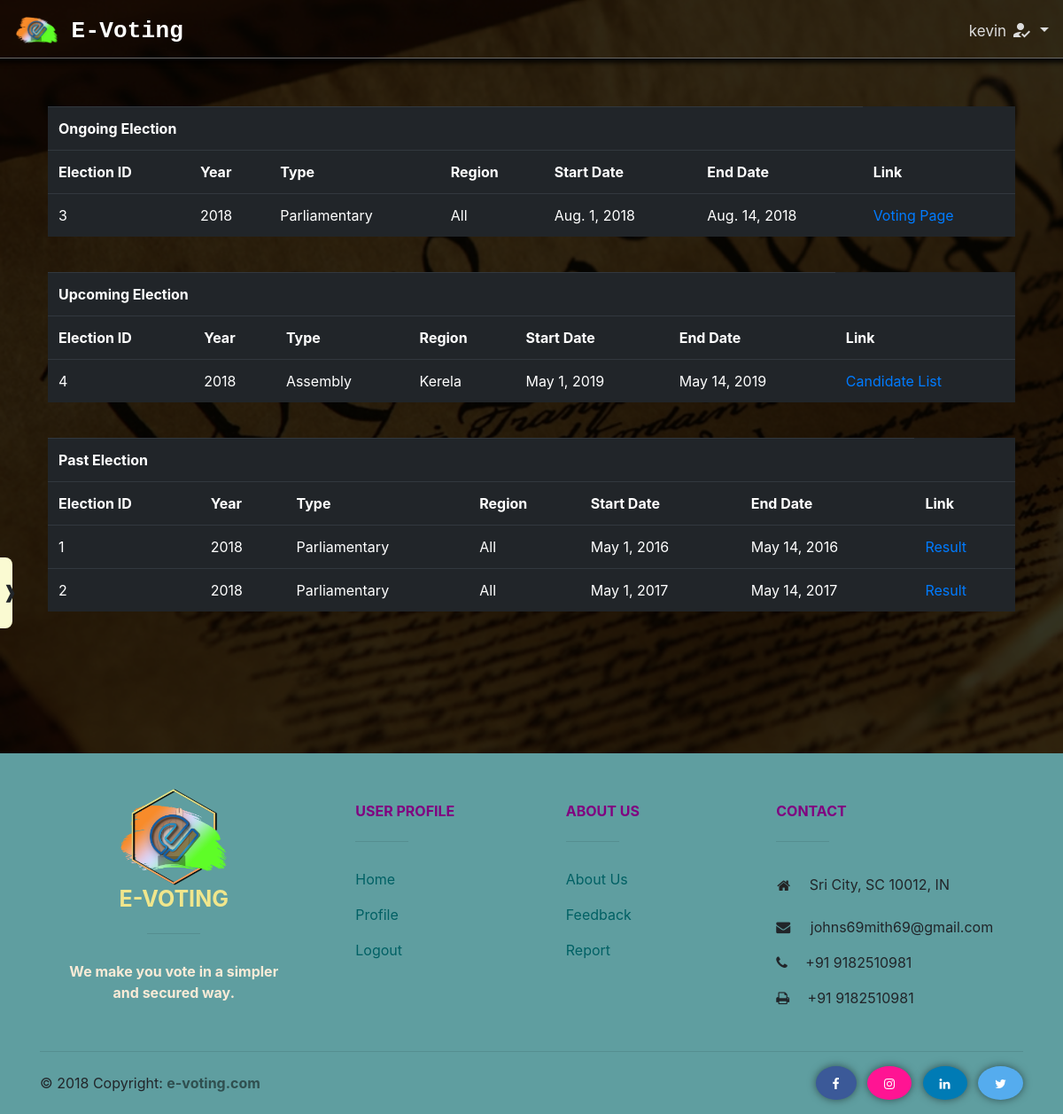
Screenshot of /home/ (signed in) with the database file from the repository.
### organiser_app/models.py (models this page shows, shortened)
class Election(models.Model):
    election_type=models.CharField(choices=election_options,null=False,max_length=1,default="Parliamentary")
    election_id=models.AutoField(primary_key=True)
    election_year=models.CharField(null=False,choices=YEARS,default=2018,max_length=6)
    date_of_start=models.DateField(null=False)
    date_of_end=models.DateField(null=False)
    status=models.CharField(choices=statuses,max_length=2,default='0')
    candidates = models.ManyToManyField(to=Candidate)

class Election_region(models.Model):
    election=models.ForeignKey(Election,on_delete=models.CASCADE)
    region=models.CharField(choices=region_options_e,null=False,max_length=10)

### evoting/decoraters.py (the view)
    def wrapping_func(request, *args, **kwrds):
        if request.user.is_authenticated:
            if not hasattr(request.user, 'voters_profile'):
                return redirect('organiser_app:mainpage')
            else:
                return func(request, *args, **kwrds)
        else:
            return func(request, *args, **kwrds)

### evoting/decoraters.py (called while the page is built)
def voter_home(func):
    def wrapping_func(request, *args, **kwrds):
        if request.user.is_authenticated:
            if not hasattr(request.user, 'voters_profile'):
                return redirect('organiser_app:mainpage')
            else:
                return func(request, *args, **kwrds)
        else:
            return func(request, *args, **kwrds)
    return wrapping_func

### evoting/views.py (called while the page is built)
@decoraters.voter_home
def home(request):
    elections = Election.objects.all()
    changer={'P':'Parliamentary','A':'Assembly'}
    for election in elections:
        election.election_type = changer[election.election_type]
    for election in elections:
        region = Election_region.objects.get(election=election.election_id).region
        election.region = region
    context = {'elections': elections, 'username': request.user}
    return render(request, 'voters/home.html', context = context)

### templates/voters/home.html (shortened to what this page needs)
{% extends 'voters/base.html' %}
{% load staticfiles %}
{% block body %}
    {%  if user.is_authenticated  %}
        <div class="container mt-5" style="padding: 2%; margin-bottom: 10%">
            <br>
            <br>
            <table class="table table-dark">
                <tr>
                    <th  colspan="6">Ongoing Election</th>
                </tr>
                <tr>
                    <th>Election ID</th>
                    <th>Year</th>
                    <th>Type</th>
                    <th>Region</th>
                    <th>Start Date</th>
                    <th>End Date</th>
                    <th>Link</th>
                </tr>
                {%  for election in elections  %}
                    {%  if election.status == '1'  %}
                        <tr>
                            <td>{{ election.election_id }}</td>
                            <td>{{ election.election_year }}</td>
                            <td>{{ election.election_type }}</td>
                            <td>{{ election.region }}</td>
                            <td>{{ election.date_of_start }}</td>
                            <td>{{ election.date_of_end }}</td>
                            <td><a href="{% url 'trail.election' election.election_id %}">Voting Page</a></td>
                        </tr>
                    {%  endif  %}
                {%  endfor  %}
            </table>
            <br>
            <table class="table table-dark">
                <tr>
                    <th colspan="6">Upcoming Election</th>
                </tr>
                <tr>
                    <th>Election ID</th>
                    <th>Year</th>
                    <th>Type</th>
                    <th>Region</th>
                    <th>Start Date</th>
                    <th>End Date</th>
                    <th>Link</th>
                </tr>
                {%  for election in elections  %}
                    {%  if election.status == '0'  %}
                        <tr>
                            <td>{{ election.election_id }}</td>
                            <td>{{ election.election_year }}</td>
                            <td>{{ election.election_type }}</td>
                            <td>{{ election.region }}</td>
                            <td>{{ election.date_of_start }}</td>
                            <td>{{ election.date_of_end }}</td>
                            <td><a href="{% url 'trail.election' election.election_id %}">Candidate List</a></td>
                        </tr>
                    {%  endif  %}
                {%  endfor  %}
            </table>
            <br>
            <table class="table table-dark">
                <tr>
                    <th colspan="6">Past Election</th>
                </tr>
                <tr>
                    <th>Election ID</th>
                    <th>Year</th>
                    <th>Type</th>
                    <th>Region</th>
                    <th>Start Date</th>
                    <th>End Date</th>
                    <th>Link</th>
                </tr>
                {%  for election in elections  %}
                    {%  if election.status == '2'  %}
                        <tr>
                            <td>{{ election.election_id }}</td>
                            <td>{{ election.election_year }}</td>
                            <td>{{ election.election_type }}</td>
                            <td>{{ election.region }}</td>
                            <td>{{ election.date_of_start }}</td>
                            <td>{{ election.date_of_end }}</td>
                            <td><a href="{% url 'resultpage' election.election_id %}">Result</a></td>
                        </tr>
                    {%  endif  %}
                {%  endfor  %}
            </table>
        </div>
    {%  endif  %}
{% endblock body %}

### templates/voters/base.html (shortened to what this page needs)
<!doctype html>
{% load staticfiles %}
<html lang="en">
<head>
    <link rel="stylesheet" href="https://stackpath.bootstrapcdn.com/bootstrap/4.1.3/css/bootstrap.min.css"
>
    <link rel="stylesheet" href="https://use.fontawesome.com/releases/v5.5.0/css/all.css">
    <link rel="stylesheet" href="https://cdnjs.cloudflare.com/ajax/libs/font-awesome/4.7.0/css/font-awesome.min.css">
    <link rel="stylesheet" href="{% static 'register/stylesheet/styles.css' %}">
    <link rel="stylesheet" href="{% static 'login/style/styles.css' %}">
    <link rel="stylesheet" href="{% static 'base/style/styles.css' %}">
    <link rel="stylesheet" href="{% static 'login/style/stylesheet.css' %}">
    <link rel="stylesheet" href="{% static 'password_reset/stylesheet/styles.css' %}">
    <link rel="stylesheet" href="{% static 'home/styles/styles.css' %}">
</head>
<body style="background-image: url('{% static 'base/imgs/evoting-bg-02.jpg' %}'); background-size: cover; overflow: hidden;">
<div class="menu_bar_disp" id="menu_bar_display_open">
    <p id="menu_bar_open_close">&#10097;</p>
</div>
<div id="nav_bar_div">
    <nav class="navbar navbar-dark" id="nav_bar">
        <a class="navbar-brand" href="{% url 'evoting-home' %}">
            <img src="{% static 'home/imgs/logo.png' %}" class="home_img">
            <span class="evoting_txt" id="evoting">E-Voting</span>
        </a>
        <ul class="navbar-nav">
            <li class="nav-item dropdown">
                <a class="nav-link dropdown-toggle" href="#" id="navbardrop" data-toggle="dropdown">
                    {% if user.is_authenticated %}
                        {{ user.username }}
                        <i class="material-icons" style="position: relative; top:5px">how_to_reg</i>
                    {% else %}
                        <i class="material-icons md-24" style="position: relative; top:4px">portrait</i>
                    {% endif %}
                </a>
            </li>
        </ul>
    </nav>
</div>
{% block body %}{% endblock body %}
<footer class="page-footer font-small mdb-color pt-4 footer-content">
    <div class="container text-center text-md-left">
        <div class="row text-center text-md-left mt-3 pb-3 footer_links">
            <div class="col-md-3 col-lg-3 col-xl-3 mx-auto" style="text-align: center">
                <div style="display: inline-block">
                    <a href="{% url 'evoting-home' %}">
                        <img src="{% static 'base/imgs/footer_logo.png' %}">
                        <h6 class="text-uppercase mb-4 font-weight-bold" style="font-size: 25px; color: khaki">E-VOTING</h6>
                    </a>
                </div><br>
                <hr class="mb-4 mt-0 d-inline-block" style="width: 60px;">
                <p style="color: antiquewhite; font-weight: bold">We make you vote in a simpler and secured way.</p>
            </div>
            <div class="col-md-2 col-lg-2 col-xl-2 mx-auto mt-3">
                <h6 class="text-uppercase mb-4 font-weight-bold" style="color: purple">User Profile</h6>
                <hr class="mb-4 mt-0 d-inline-block" style="width: 60px;">
                <p>
                    <a href="{% url 'evoting-home' %}">Home</a>
                </p>
                {% if user.is_authenticated %}
                    <p>
                        <a href="{% url 'evoting-user-profile' %}">Profile</a>
                    </p>
                    <p>
                        <a href="{% url 'evoting-logout' %}">Logout</a>
                    </p>
                {% endif %}
            </div>
            <div class="col-md-3 col-lg-2 col-xl-2 mx-auto mt-3">
                <h6 class="text-uppercase mb-4 font-weight-bold" style="color: purple">About Us</h6>
                <hr class="mb-4 mt-0 d-inline-block" style="width: 60px;">
                <p>
                    <a href="">About Us</a>
                </p>
                <p>
                    <a href="{% url 'charts:feedback' %}">Feedback</a>
                </p>
                <p>
                    <a href="{% url 'charts:report' %}">Report</a>
                </p>
            </div>
            <div class="col-md-4 col-lg-3 col-xl-3 mx-auto mt-3">
                <h6 class="text-uppercase mb-4 font-weight-bold" style="color: purple">Contact</h6>
                <hr class="mb-4 mt-0 d-inline-block" style="width: 60px;">
                <p>
                    <button type="button" class="btn" style="width: 20px; background: transparent"
                            data-toggle="modal" data-target="#myModal" data-lat='21.03' data-lng='105.85'>
                        <i class="fa fa-home mr-3 popover-test" role="button"
                           data-content="Popover body content is set in this attribute."
                           onclick="stop_scrolling()"
                           style="position: relative; right: 12px; color: rgb(35, 35, 35)">
                        </i>
                    </button>
                    <span style="position: relative; left: 7px">Sri City, SC 10012, IN</span>
                </p>
                <p>
                    <i class="fa fa-envelope mr-3" ></i>
                    <span style="position: relative; left: 2px">johns69mith69@gmail.com</span>
                </p>
                <p>
                    <i class="fa fa-phone mr-3"></i> +91 9182510981
                </p>
                <p>
                    <i class="fa fa-print mr-3"></i> +91 9182510981
                </p>
            </div>
        </div>
        <hr>
        <div class="row d-flex align-items-center">
            <div class="col-md-7 col-lg-8">
                <p class="text-center text-md-left">© 2018 Copyright:
                    <a href="{% url 'evoting-home' %}" class="footer-copyright">
                        <strong> e-voting.com</strong>
                    </a>
                </p>
            </div>
            <div class="col-md-5 col-lg-4 ml-lg-0">
                <div class="text-center text-md-right">
                    <ul class="list-unstyled list-inline social">
                        <li class="list-inline-item facebook">
                            <a class="btn-floating btn-sm mx-1" href="https://www.facebook.com/">
                                <i class="fa fa-facebook"></i>
                            </a>
                        </li>
                        <li class="list-inline-item instagram">
                            <a class="btn-floating btn-sm mx-1" href="https://www.instagram.com/">
                                <i class="fa fa-instagram"></i>
                            </a>
                        </li>
                        <li class="list-inline-item linked_in">
                            <a class="btn-floating btn-sm mx-1" href="https://www.linkedin.com/">
                                <i class="fa fa-linkedin"></i>
                            </a>
                        </li>
                        <li class="list-inline-item twitter">
                            <a class="btn-floating btn-sm mx-1" href="https://www.twitter.com/">
                                <i class="fa fa-twitter"></i>
                            </a>
                        </li>
                    </ul>
                </div>
            </div>
        </div>
    </div>
</footer>
</body>
</html>

### static/login/style/styles.css (style rules this page uses)
::placeholder { color: #888888; font-size: 20px; letter-spacing: 0.4px; font-family: Corbel; font-weight: bold; text-shadow: 0 0 10px 3px rgba(255, 255, 255, 0.5); }

### static/base/style/styles.css (style rules this page uses)
html { scroll-behavior: smooth; }
body { background-repeat: no-repeat; background-attachment: fixed; background-size: 1400px 650px; z-index: -3; }
.home_img { position: relative; margin-left: 1%; margin-top: 0.8%; top: 2.5%; height: 30px; background: transparent; }
.evoting_txt { position: relative; top: 3px; padding-left: 10px; font-family: "Bitstream Vera Sans Mono", Monaco, "Courier New", Courier, monospace; font-weight: bold; font-size: 26px; color: white; letter-spacing: 0.2px; -webkit-animation: animate_evoting_text; -webkit-animation-duration: 0.75s; animation-name: animate_evoting_text; animation-duration: 0.75s; }
.menu_bar_disp { width: 1.2%; height: 80px; background-color: lightgoldenrodyellow; border-top-right-radius: 8px; border-bottom-right-radius: 8px; z-index: 2; }
#menu_bar_display_open { position: fixed; left: 0; top: 50%; transition:all .5s ease; }
.menu_bar_disp p { position: relative; top: 30%; left: 20%; font-size: 20px; background: none; }
.footer-content { background-color: cadetblue; z-index: 4; }
footer img { width: 120px; }
.footer-copyright { color: darkslategrey; }
.footer_links a { color: #006064; }
.social li { border-radius: 50%; box-shadow: 0 0 10px 0 rgba(0, 0, 0, 0.5); padding: 2%; }
.social a { color: white; }
.social .facebook { background: #3B5998; }
.social .twitter { background: #55ACEE; }
.social .instagram { background: deeppink; }
.social .linked_in { background: #007bb5; }
#nav_bar_div { position: fixed; width: 100%; top: 0; box-shadow: 0 0 5px 5px rgba(0, 0, 0, 0.8); z-index: 1; transition:all .5s ease; }
#nav_bar { border-bottom: 0.5px solid dimgray; }
#navbardrop { font-size: 17px; color: gainsboro; }
.footer_links .fa-home { cursor: pointer; }

### rows the page displays
Election: election_id "3", election_year "2018", election_type "Parliamentary", region "All", date_of_start "Aug. 1, 2018", date_of_end "Aug. 14, 2018"
Election: election_id "4", election_year "2018", election_type "Assembly", region "Kerela", date_of_start "May 1, 2019", date_of_end "May 14, 2019"
Election: election_id "1", election_year "2018", election_type "Parliamentary", region "All", date_of_start "May 1, 2016", date_of_end "May 14, 2016"
Election: election_id "2", election_year "2018", election_type "Parliamentary", region "All", date_of_start "May 1, 2017", date_of_end "May 14, 2017"

### other values shown
{{ user.username }} "kevin"
